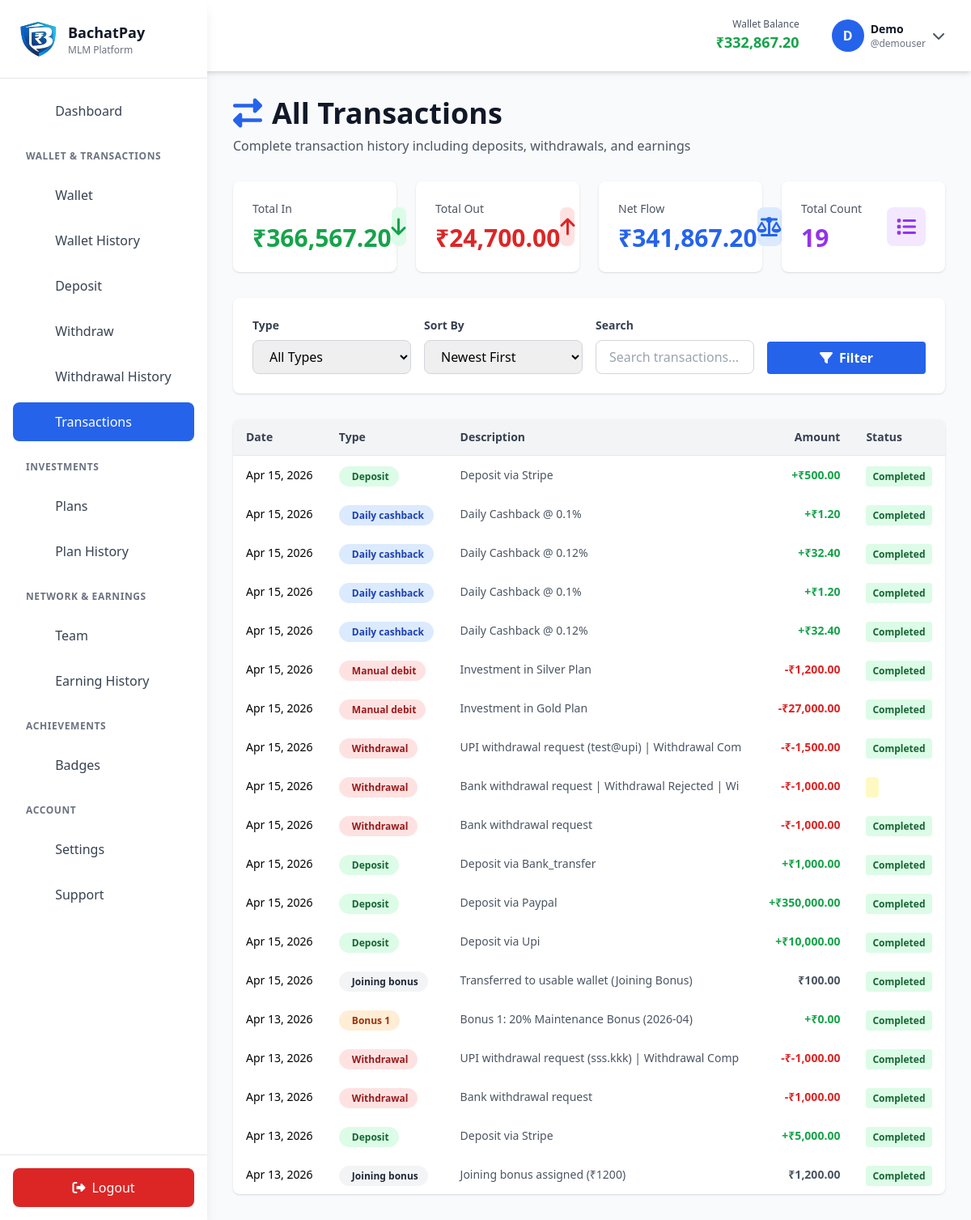
Screenshot of /transactions.php (signed in) with the database file from the repository.
### tables this page shows
CREATE TABLE `users` (
  `user_id` int(11) NOT NULL,
  `username` varchar(50) NOT NULL,
  `email` varchar(100) NOT NULL,
  `password` varchar(255) NOT NULL,
  `sponsor_id` int(11) DEFAULT NULL,
  `first_name` varchar(50) DEFAULT NULL,
  `last_name` varchar(50) DEFAULT NULL,
  `phone` varchar(15) DEFAULT NULL,
  `city` varchar(50) DEFAULT NULL,
  `state` varchar(50) DEFAULT NULL,
  `bank_account` varchar(20) DEFAULT NULL,
  `bank_name` varchar(100) DEFAULT NULL,
  `ifsc_code` varchar(20) DEFAULT NULL,
  `wallet_balance` decimal(15,2) DEFAULT 0.00,
  `total_cashback_earned` decimal(15,2) DEFAULT 0.00,
  `total_commission_earned` decimal(15,2) DEFAULT 0.00,
  `total_downline_business` decimal(15,2) DEFAULT 0.00,
  `active_investment` decimal(15,2) DEFAULT 0.00,
  `registration_date` timestamp NOT NULL DEFAULT current_timestamp(),
  `last_login` datetime DEFAULT NULL,
  `status` enum('active','inactive','suspended') DEFAULT 'active',
  `role` enum('user','admin') DEFAULT 'user',
  `reset_token` varchar(255) DEFAULT NULL,
  `reset_expires` datetime DEFAULT NULL
);

CREATE TABLE `transactions` (
  `transaction_id` int(11) NOT NULL,
  `user_id` int(11) NOT NULL,
  `transaction_type` varchar(100) NOT NULL,
  `amount` decimal(15,2) NOT NULL,
  `wallet_balance` decimal(15,2) NOT NULL,
  `description` varchar(255) DEFAULT NULL,
  `status` enum('pending','completed','cancelled') DEFAULT 'completed',
  `related_user_id` int(11) DEFAULT NULL COMMENT 'For commission: who generated the income',
  `transaction_date` timestamp NOT NULL DEFAULT current_timestamp(),
  `type` enum('daily_cashback','bonus_1','bonus_2','level_commission','withdrawal','manual_credit','manual_debit','deposit','investment','cashback','commission','bonus','roi') DEFAULT NULL COMMENT 'Legacy field'
);

### transactions.php (the view, shortened to what the rows shown need)
<?php
require_once __DIR__ . '/includes/config.php';
require_once __DIR__ . '/includes/db.php';
require_once __DIR__ . '/includes/functions.php';
$user = getCurrentUser();
$sort_by = $_GET['sort_by'] ?? 'date_desc';
$where = 'user_id = ?';
$params = [$user['user_id']];
$order_by = match($sort_by) {
    'date_asc' => 'transaction_date ASC',
    'amount_desc' => 'amount DESC',
    'amount_asc' => 'amount ASC',
    default => 'transaction_date DESC'
};
$stmt = $pdo->prepare("
    SELECT * FROM transactions
    WHERE $where
    ORDER BY $order_by
    LIMIT 500
");
$stmt->execute($params);
$transactions = $stmt->fetchAll();
?>
<!DOCTYPE html>
<html lang="en">
<head>
    <script src="https://cdn.tailwindcss.com"></script>
    <link rel="stylesheet" href="https://cdnjs.cloudflare.com/ajax/libs/font-awesome/6.4.0/css/all.min.css">
</head>
<body class="bg-gray-50">
    <?php $currentPage = 'transactions'; require_once __DIR__ . '/includes/navbar.php'; ?>
    <div class="lg:ml-64 px-4 sm:px-6 lg:px-8 py-8">
        <div class="mb-8">
            <h1 class="text-4xl font-bold text-gray-900 mb-2">
                <i class="fas fa-exchange-alt text-blue-600 mr-3"></i>All Transactions
            </h1>
        </div>
        <div class="bg-white rounded-lg shadow overflow-hidden">
            <div class="overflow-x-auto">
                <table class="w-full">
                    <thead class="bg-gray-100 border-b">
                        <tr>
                            <th class="px-4 py-3 text-left text-sm font-semibold text-gray-700">Date</th>
                            <th class="px-4 py-3 text-left text-sm font-semibold text-gray-700">Type</th>
                            <th class="px-4 py-3 text-left text-sm font-semibold text-gray-700">Description</th>
                            <th class="px-4 py-3 text-right text-sm font-semibold text-gray-700">Amount</th>
                            <th class="px-4 py-3 text-left text-sm font-semibold text-gray-700">Status</th>
                        </tr>
                    </thead>
                    <tbody>
                        <?php if (empty($transactions)): ?>
                        <tr>
                            <td colspan="5" class="px-4 py-8 text-center text-gray-500">
                                <i class="fas fa-inbox text-4xl mb-2 block opacity-50"></i>
                                No transactions found
                            </td>
                        </tr>
                        <?php else: ?>
                            <?php foreach ($transactions as $txn):
                                $type = $txn['transaction_type'] ?? '';
                                $isJoiningBonus = in_array($txn['transaction_type'], ['joining_bonus', 'joining_bonus_added']);
                                $isWithdrawal = strpos($type, 'withdrawal') !== false || strpos($type, 'debit') !== false;
                                if ($isJoiningBonus) {
                                    $typeColor = 'bg-gray-100 text-gray-800';
                                    $icon = 'fas-gift';
                                } elseif (strpos($type, 'cashback') !== false) {
                                    $typeColor = 'bg-blue-100 text-blue-800';
                                    $icon = 'fas-coins';
                                } elseif (strpos($type, 'commission') !== false) {
                                    $typeColor = 'bg-purple-100 text-purple-800';
                                    $icon = 'fas-sitemap';
                                } elseif (strpos($type, 'bonus') !== false) {
                                    $typeColor = 'bg-orange-100 text-orange-800';
                                    $icon = 'fas-gift';
                                } elseif ($isWithdrawal) {
                                    $typeColor = 'bg-red-100 text-red-800';
                                    $icon = 'fas-arrow-up';
                                } else {
                                    $typeColor = 'bg-green-100 text-green-800';
                                    $icon = 'fas-arrow-down';
                                }
                            ?>
                            <tr class="hover:bg-gray-50">
                                <td class="px-4 py-3 text-sm"><?php echo date('M d, Y', strtotime($txn['transaction_date'])); ?></td>
                                <td class="px-4 py-3">
                                    <span class="px-3 py-1 rounded-full text-xs font-semibold <?php echo $typeColor; ?>">
                                        <i class="fas <?php echo $icon; ?> mr-1"></i><?php echo ucfirst(str_replace('_', ' ', $type)); ?>
                                    </span>
                                </td>
                                <td class="px-4 py-3 text-sm hidden sm:table-cell text-gray-600"><?php echo htmlspecialchars(substr($txn['description'] ?? '', 0, 50)); ?></td>
                                <td class="px-4 py-3 text-right font-semibold text-sm <?php if ($isJoiningBonus) {echo 'text-gray-600';} else {echo $isWithdrawal ? 'text-red-600' : 'text-green-600';}?>">
                                    <?php if ($isJoiningBonus) {echo '';} else {echo $isWithdrawal ? '-' : '+';} echo formatCurrency($txn['amount']);?>
                                </td>
                                <td class="px-4 py-3">
                                    <span class="px-2 py-1 rounded text-xs font-semibold <?php echo $txn['status'] === 'completed' ? 'bg-green-100 text-green-800' : 'bg-yellow-100 text-yellow-800'; ?>">
                                        <?php echo ucfirst($txn['status']); ?>
                                    </span>
                                </td>
                            </tr>
                            <?php endforeach; ?>
                        <?php endif; ?>
                    </tbody>
                </table>
            </div>
        </div>
    </div>
</body>
</html>

### includes/navbar.php (shortened to what the rows shown need)
<div id="sidebar" class="fixed left-0 top-0 h-screen w-64 bg-white shadow-lg z-50 transform -translate-x-full lg:translate-x-0 transition-transform duration-300">
    <div class="p-6 border-b">
        <div class="flex items-center space-x-3">
            <div>
                <h1 class="text-lg font-bold text-gray-900">BachatPay</h1>
            </div>
        </div>
    </div>
</div>
<nav class="bg-white shadow-md sticky top-0 z-30">
    <div class="p-4 flex justify-between items-center">
        <div class="flex items-center space-x-4">
            <div class="hidden sm:block">
                <h2 class="text-sm font-bold text-gray-900">Dashboard</h2>
            </div>
        </div>
        <div class="flex items-center space-x-6">
            <div class="hidden md:block text-right">
                <p class="text-xs text-gray-600">Wallet Balance</p>
                <p class="text-lg font-bold text-green-600"><?php echo formatCurrency($user['wallet_balance'] ?? 0); ?></p>
            </div>
            <div class="relative group">
                <button class="flex items-center space-x-2 px-4 py-2 rounded-lg hover:bg-gray-100 transition">
                    <div class="w-10 h-10 bg-blue-600 text-white rounded-full flex items-center justify-center font-bold">
                        <?php echo strtoupper(substr($user['username'] ?? 'U', 0, 1)); ?>
                    </div>
                    <div class="hidden sm:block text-left">
                        <p class="text-sm font-bold text-gray-900"><?php echo htmlspecialchars($user['first_name'] ?? $user['username'] ?? 'User'); ?></p>
                        <p class="text-xs text-gray-500">@<?php echo htmlspecialchars($user['username'] ?? 'user'); ?></p>
                    </div>
                    <i class="fas fa-chevron-down text-gray-600"></i>
                </button>
            </div>
        </div>
    </div>
</nav>

### rows the page displays
users: wallet_balance "₹332,867.20", username "D", first_name "Demo", username "demouser"
transactions: transaction_date "Apr 15, 2026", transaction_type "Deposit", description "Deposit via Stripe", amount "₹500.00", status "Completed"
transactions: transaction_date "Apr 15, 2026", transaction_type "Daily cashback", description "Daily Cashback @ 0.1%", amount "₹1.20", status "Completed"
transactions: transaction_date "Apr 15, 2026", transaction_type "Daily cashback", description "Daily Cashback @ 0.12%", amount "₹32.40", status "Completed"
transactions: transaction_date "Apr 15, 2026", transaction_type "Daily cashback", description "Daily Cashback @ 0.1%", amount "₹1.20", status "Completed"
transactions: transaction_date "Apr 15, 2026", transaction_type "Daily cashback", description "Daily Cashback @ 0.12%", amount "₹32.40", status "Completed"
transactions: transaction_date "Apr 15, 2026", transaction_type "Manual debit", description "Investment in Silver Plan", amount "₹1,200.00", status "Completed"
transactions: transaction_date "Apr 15, 2026", transaction_type "Manual debit", description "Investment in Gold Plan", amount "₹27,000.00", status "Completed"
transactions: transaction_date "Apr 15, 2026", transaction_type "Withdrawal", description "UPI withdrawal request (test@upi) | Withdrawal Com", amount "₹-1,500.00", status "Completed"
transactions: transaction_date "Apr 15, 2026", transaction_type "Withdrawal", description "Bank withdrawal request | Withdrawal Rejected | Wi", amount "₹-1,000.00"
transactions: transaction_date "Apr 15, 2026", transaction_type "Withdrawal", description "Bank withdrawal request", amount "₹-1,000.00", status "Completed"
transactions: transaction_date "Apr 15, 2026", transaction_type "Deposit", description "Deposit via Bank_transfer", amount "₹1,000.00", status "Completed"
transactions: transaction_date "Apr 15, 2026", transaction_type "Deposit", description "Deposit via Paypal", amount "₹350,000.00", status "Completed"
transactions: transaction_date "Apr 15, 2026", transaction_type "Deposit", description "Deposit via Upi", amount "₹10,000.00", status "Completed"
transactions: transaction_date "Apr 15, 2026", transaction_type "Joining bonus", description "Transferred to usable wallet (Joining Bonus)", amount "₹100.00", status "Completed"
transactions: transaction_date "Apr 13, 2026", transaction_type "Bonus 1", description "Bonus 1: 20% Maintenance Bonus (2026-04)", amount "₹0.00", status "Completed"
transactions: transaction_date "Apr 13, 2026", transaction_type "Withdrawal", description "UPI withdrawal request (sss.kkk) | Withdrawal Comp", amount "₹-1,000.00", status "Completed"
transactions: transaction_date "Apr 13, 2026", transaction_type "Withdrawal", description "Bank withdrawal request", amount "₹1,000.00", status "Completed"
transactions: transaction_date "Apr 13, 2026", transaction_type "Deposit", description "Deposit via Stripe", amount "₹5,000.00", status "Completed"
transactions: transaction_date "Apr 13, 2026", transaction_type "Joining bonus", description "Joining bonus assigned (₹1200)", amount "₹1,200.00", status "Completed"

### other values shown
$item['label'] "Dashboard"
$group['label'] "WALLET & TRANSACTIONS"
$item['label'] "Wallet"
$item['label'] "Wallet History"
$item['label'] "Deposit"
$item['label'] "Withdraw"
$item['label'] "Withdrawal History"
$item['label'] "Transactions"
$group['label'] "INVESTMENTS"
$item['label'] "Plans"
$item['label'] "Plan History"
$group['label'] "NETWORK & EARNINGS"
$item['label'] "Team"
$item['label'] "Earning History"
$group['label'] "ACHIEVEMENTS"
